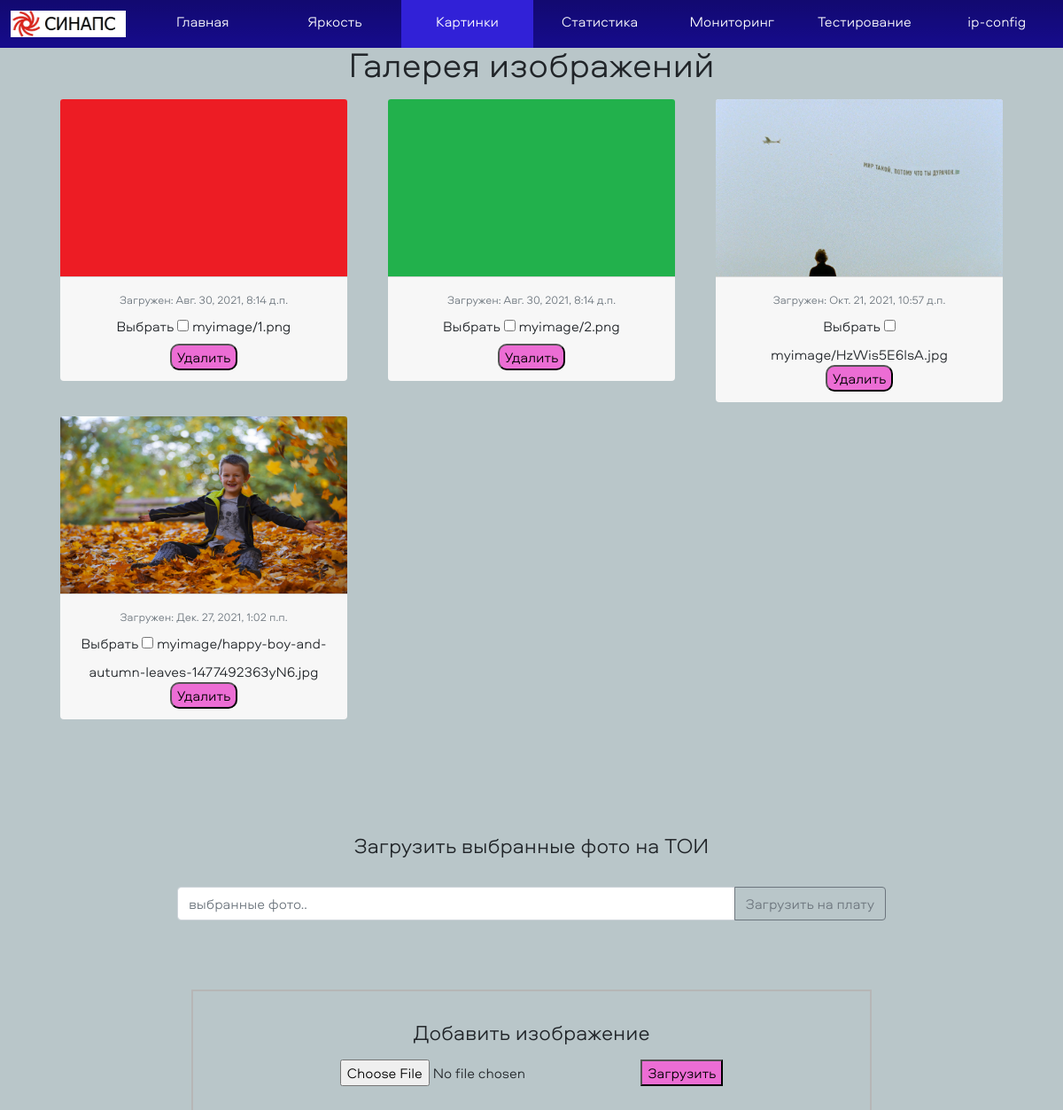
/pictures/, run on the app's committed database.
### timetable/models.py (models this page shows, shortened)
class Picture(models.Model):
    photo = models.ImageField(upload_to='myimage')
    date = models.DateTimeField(auto_now_add=True)

### timetable/views.py (the view, shortened to what this page needs)
# urls.py: path('pictures/', pictures,  name='pictures'),
def pictures(request):
    if request.method == "DELETE":
        form = PictureForm(request.DELETE, request.FILES)
    form = PictureForm()
    pic = Picture.objects.all
    print(pic, 'tut')
    return render(request, 'timetable/pictures.html', {'pic': pic, 'form': form})

### timetable/forms.py
class PictureForm(forms.ModelForm):
    class Meta:
        model = Picture
        fields = '__all__'
        labels = {'photo': ''}
        textwrap = {'No file chosen': ''}

### timetable/templates/timetable/pictures.html (shortened to what this page needs)
{% extends "timetable/layout/basic.html" %}
{% block content %}
<body class="sinaps">
  <div class="container" >
<br><br>
    <h1 style="text-align: center">Галерея изображений</h1>
    <div class="row" >
      {% for x in pic %}
        <div class="col-sm-4">
          <div class="card m-2" >
            <img src="{{ x.photo.url }}" alt="" class="card-img-top" height="200px" >
              <div class="card-footer" style="align-items: center; text-align: center">
                <small class="text-muted">
                  <label>Загружен: </label>
                    {{ x.date }}
                </small><br>
                <label for="chek" >Выбрать</label>
                <label><input type="checkbox" value="{{ x.photo }}" class="chkcvalues" style="display: inline-block; z-index: 10"></label>
                  {{ x.photo }}
                <form method="post" action="{% url 'delete_image' x.pk %}">
                  <button type="submit"  style="background: #EC6DD4; border-radius: 10px">
                    Удалить
                  </button>
                </form>
              </div>
          </div>
        </div>
      {% endfor %}
    </div>
  </div>
  <br>
<br><br><br><br>
<center>
  <h4>Загрузить выбранные фото на ТОИ</h4><br>
    <form method="post">
      <div class="input-group mb-3" style="width: 800px">
        <input type="text" class="form-control" placeholder="выбранные фото.." aria-label="Recipient's username"
             aria-describedby="basic-addon2" name="image_list" id="txt_values">
        <div class="input-group-append">
          <button class="btn btn-outline-secondary" type="submit" id="but2"
                  onclick="return alert('Выполнить загрузку фото?')">Загрузить на плату</button>
        </div>
      </div>
    </form>
</center>
<br><br><br><br>
  <div class="box_input">
    <div class="input_image">
      <h4 class="mb-3">Добавить изображение</h4>
        <form action="" method="post" enctype="multipart/form-data">
          {{ form }}
          <input type="submit"  style="background: #EC6DD4" value="Загрузить">
        </form>
    </div>
  </div>
<br><br><br><br>
</body>
{% endblock %}

### timetable/templates/timetable/layout/basic.html (shortened to what this page needs)
<!doctype html>
<html lang="en">
<head>
    <link  href="/static/timetable/bootstrap-4.5.3-dist/css/bootstrap.css" rel="stylesheet"/>
    <link rel="stylesheet" href="/static/timetable/preloader/loaders.css"/>
</head>
<body>
  <div class="main_nav">
  <header id="header_basic">
    <nav class="links_basic" style="--items: 8;" id="fixedbar">
      <a href="{% url 'main'%}" class="menu">
        <img src="/static/timetable/main.png"  width="130" height="30" class="d-inline-block align-top" alt="">
      </a>
      <a href="{% url 'main'%}" class="menu">Главная</a>
      <a href="{% url 'auto'%}" class="menu" id="cv">Яркость</a>
      <a href="{% url 'pictures'%}" class="menu" id="nav_cv">Картинки</a>
      <a href="{% url 'statistic'%}" class="menu">Статистика</a>
      <a href="{% url 'monitoring'%}" class="menu">Мониторинг</a>
      <a href="{% url 'test'%}" class="menu">Тестирование</a>
      <a href="{% url 'ipconfig'%}" class="menu">ip-config</a>
    </nav>
  </header>
    </div>
</body>
<body>
  <main>
    {% block content %}
    {% endblock content %}
  </main>
</body>

### timetable/templates/timetable/layout/basic.html (style rules this page uses)
.active, .menu:hover { background-color: #3121D7; color: #dc0f0f; }
.links_basic { background-color: #160B8C; background-image: linear-gradient(to bottom, #0003, transparent); box-shadow: 0 0 32px #0003; position: fixed; overflow: hidden; }
.links_basic > a { color: #ffffff; padding: .75em; text-align: center; text-decoration: none; transition: all .5s; top: 50%; display: block; }
#header_basic { overflow: hidden; position: sticky; top: 0; left: 0; right: 0; width: 100%; }
.links_basic { display: grid; grid-template-columns: repeat(var(--items), 1fr); position: relative; }

### timetable/templates/timetable/pictures.html (style rules this page uses)
.main_nav { position: fixed; width: 100%; z-index: 10; }
.box_input { align-items: center; width: 700px; margin-left: auto; margin-right: auto; }
.input_image { text-align: center; outline: 2px solid #b6b6b6; outline-offset: 2rem; }

### data on the page
Picture: photo (picture), date "Авг. 30, 2021, 8:14 д.п.", photo "myimage/1.png"
Picture: photo (picture), date "Авг. 30, 2021, 8:14 д.п.", photo "myimage/2.png"
Picture: photo (picture), date "Окт. 21, 2021, 10:57 д.п.", photo "myimage/HzWis5E6lsA.jpg"
Picture: photo (picture), date "Дек. 27, 2021, 1:02 п.п.", photo "myimage/happy-boy-and-autumn-leaves-1477492363yN6.jpg"
